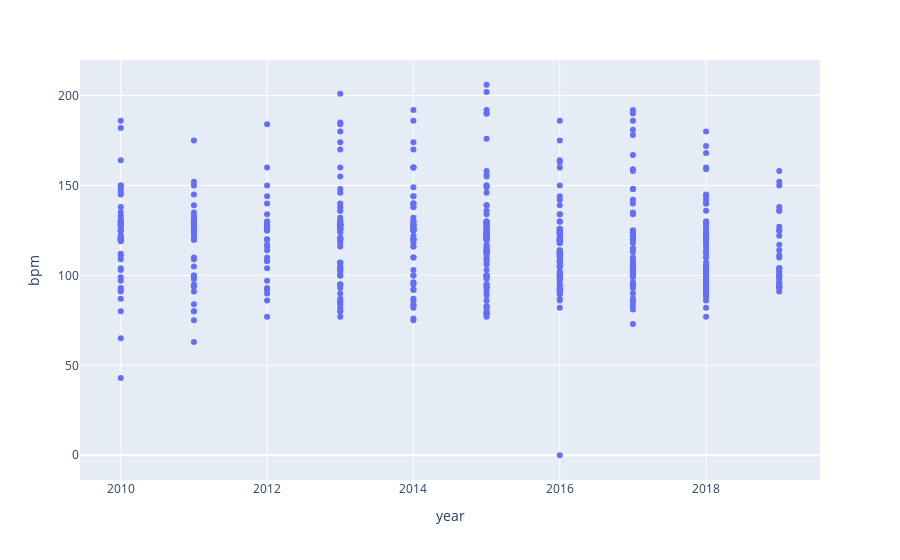

The code cell stored with this chart in its notebook:
### Markdown cell above
## 1. Run code 🏃

Add and run Python code cells like the one below:

### Code cell
import pandas as pd
df = pd.read_csv('data/spotify_top_music.csv', encoding='ISO-8859-1')
pd.options.plotting.backend = "plotly"
df.plot.scatter(x='year', y='bpm', hover_name='title', hover_data=["artist"])

### Figure 1 — Plotly figure (JSON) as saved in the notebook; plotly's stock layout.template omitted (floating-point values rounded to 4 significant figures; data arrays with more than 128 entries replaced by an {"elided": "..."} marker saying what was removed)
{"data": [{"customdata": {"elided": "603x1 str values"}, "hovertemplate": "<b>%{hovertext}</b><br><br>year=%{x}<br>bpm=%{y}<br>artist=%{customdata[0]}<extra></extra>", "hovertext": {"elided": "603 str values"}, "legendgroup": "", "marker": {"color": "#636efa", "symbol": "circle"}, "mode": "markers", "name": "", "orientation": "v", "showlegend": false, "type": "scatter", "x": {"elided": "603 int values"}, "xaxis": "x", "y": {"elided": "603 int values"}, "yaxis": "y"}], "layout": {"autosize": true, "legend": {"tracegroupgap": 0}, "margin": {"t": 60}, "xaxis": {"anchor": "y", "autorange": true, "domain": [0, 1], "range": [2009.0, 2020.0], "title": {"text": "year"}, "type": "linear"}, "yaxis": {"anchor": "x", "autorange": true, "domain": [0, 1], "range": [-15.95, 222.0], "title": {"text": "bpm"}, "type": "linear"}}}
